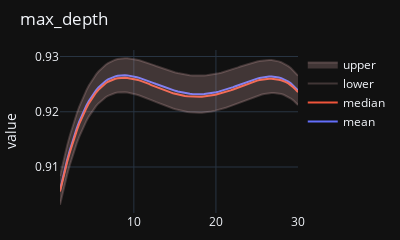
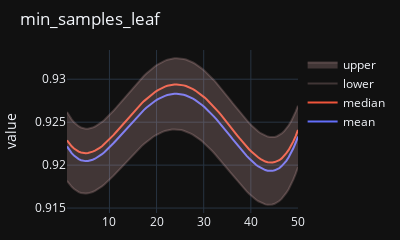
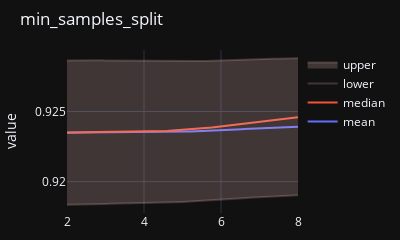

Here is the notebook cell these charts were saved with, in order:
### Code cell
def marg_plot(
    marginal: pl.DataFrame,
    mean=True,
    median=False,
    intervals=False,
):
    """Plot a marginal distribution"""

    shade = "rgba(255,200,200,0.2)"
    stat_cols = ["mean", "std", "median"]

    feat = next(col for col in marginal.columns if col not in stat_cols)
    fig = go.Figure(
        layout=dict(
            title=feat,
            yaxis_title="value",
            margin=dict(t=50, l=20, r=10, b=10),
            width=400,
            height=200,
        ),
    )

    mu = marginal["mean"]
    std = marginal["std"]
    # TODO PROPER INTERVALS
    upper = mu + std
    lower = mu - std

    if mean:
        fig.add_trace(go.Scatter(x=marginal[feat], y=mu, name="mean"))
    if median:
        fig.add_trace(go.Scatter(x=marginal[feat], y=marginal["median"], name="median"))

    if intervals:
        fig.add_traces(
            [
                go.Scatter(
                    x=marginal[feat],
                    y=lower,
                    name="lower",
                    mode="lines",
                    line_color=shade,
                ),
                go.Scatter(
                    x=marginal[feat],
                    y=upper,
                    name="upper",
                    mode="lines",
                    fill="tonexty",
                    line_color=shade,
                    fillcolor=shade,
                ),
            ]
        )
    return fig


for k in marg.keys():
    marg_plot(margpoly[k], mean=True, median=True, intervals=True).show()
